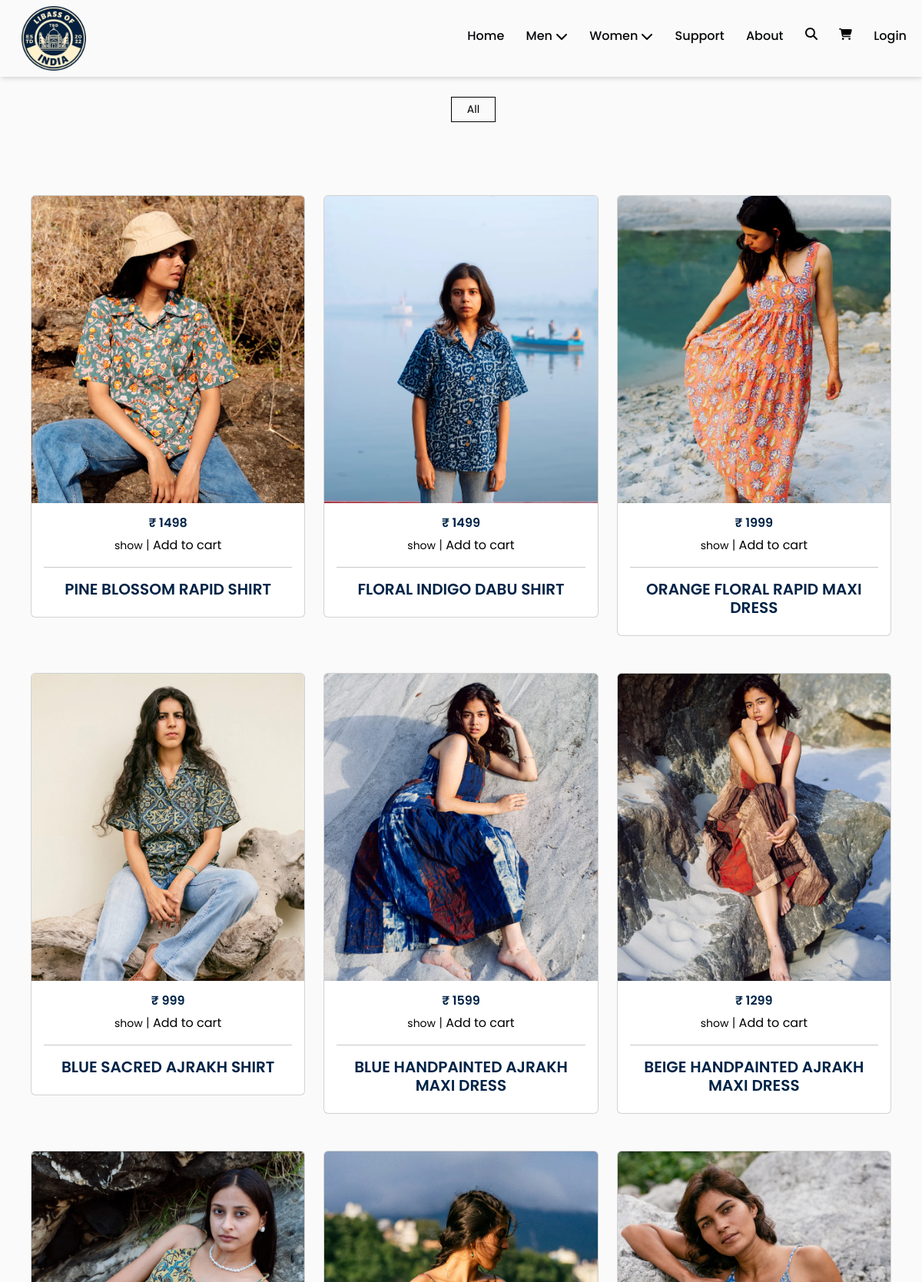
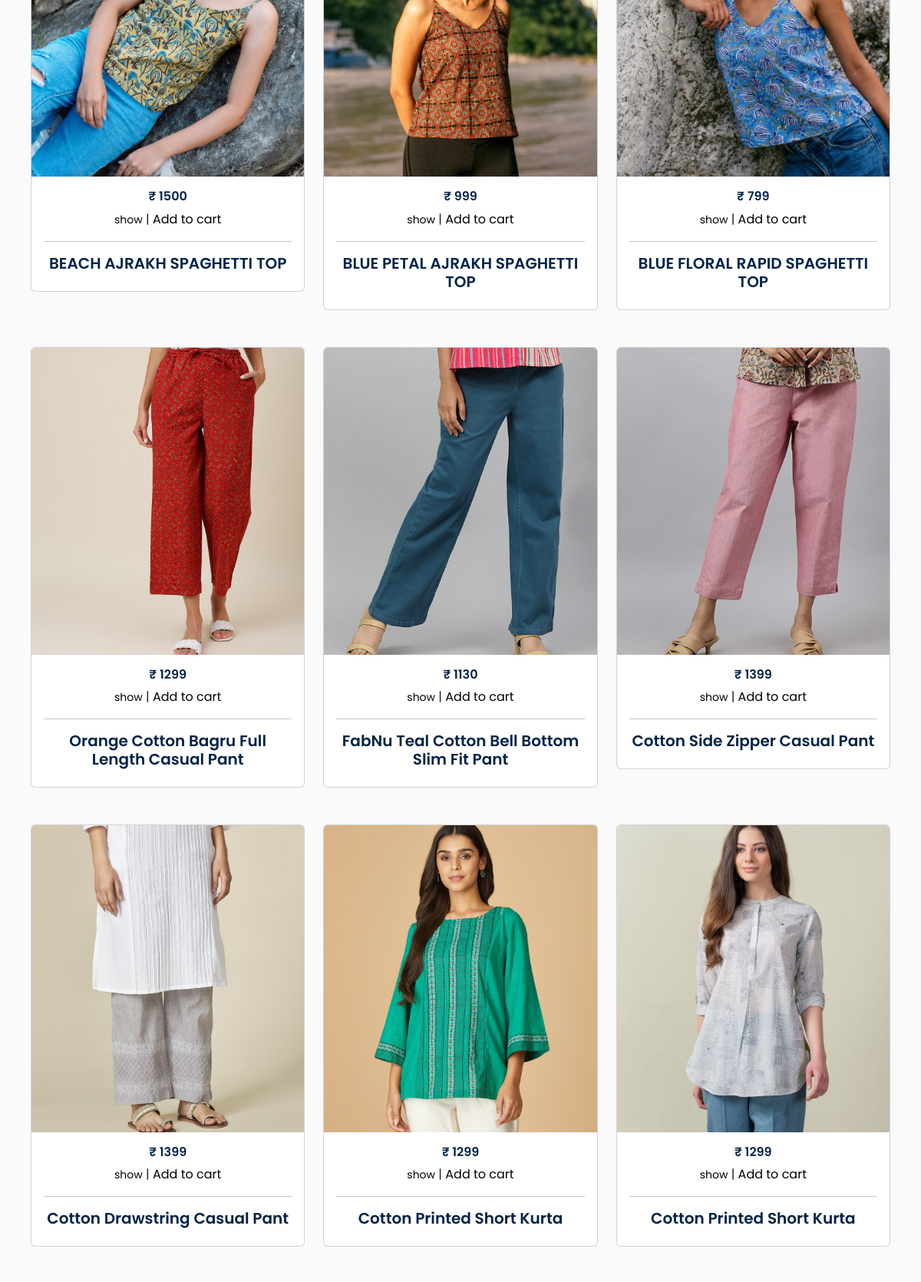
The app's page /product/ (upper part) with its own data (2 pictures, top to bottom).
### Mainpage/models.py (models this page shows)
class ProductData(models.Model):
    product_id = models.AutoField
    product_name = models.TextField(max_length=200,default="")
    product_desc = models.TextField(max_length=5000,default="")
    product_img = models.ImageField(upload_to="product_img/")
    product_gender = models.TextField(max_length=20,
                                      choices=(("Male","Male"),("Female","Female")),default="Male")
    product_category = models.TextField(max_length=100,default="")
    product_subcategory = models.TextField(max_length=100,default="")
    product_price = models.IntegerField(default=0)
    product_size = models.TextField(max_length=100,default="")

### Mainpage/views.py (the view)
# urls.py: path('product/',views.ProductPage,name="ProductPage"),
def ProductPage(request):
    product_data = ProductData.objects.all()
    return render(request,"Mainpage/product.html",{"product_data":product_data})

### Mainpage/templates/Mainpage/product.html (shortened to what this page needs)
{% extends 'Mainpage/basic.html' %}
{% load static %}
    {% block style %}
    <link rel="stylesheet" href="{% static 'css/product.css' %}">
    {% endblock %}
    {% block body %}
    <main>
        <div class="content">
            <ul>
                <a href="{{link}}">
                    <li><button>All</button></li>
                </a>
            </ul>
        </div>
        <div class="container">
            <div class="container" style="margin-top: 30px;">
                <div class="row">
                    {% for i in product_data %}
                    <div class="col-sm-4">
                        <div class="card mt-4 mb-4">
                            <div class="image-css">
                                <img src="/media/{{i.product_img}}" alt="Image" class="card-img-top">
                            </div>
                            <div class="card-body" style="text-align: center;">
                                <h6>₹ {{i.product_price}}</h6>
                                <form action="/cart/" method="post">{% csrf_token %}
                                    <a href="/product-detail/{{i.id}}/" class="my-link" style="color: black;">show</a> |
                                    <button type="submit">Add to cart</button>
                                </form>
                                <hr />
                                <h5>{{i.product_name}}</h5>
                            </div>
                        </div>
                    </div>
                    {% endfor %}
                </div>
            </div>
        </div>
    </main>
    {% endblock %}

### static/css/basic.css (style rules this page uses)
.container { height: 100px; }
:root { --color-white-100: hsl(206, 5%, 98%); --color-white-200: hsl(206, 5%, 90%); --color-white-300: hsl(206, 5%, 80%); --color-white-400: hsl(206, 5%, 65%); --color-white-500: hsl(206, 5%, 50%); --color-black-100: hsl(213, 23%, 8%); --color-black-200: hsl(214, 21%, 6%); --color-black-300: hsl(210, 21%, 6%); --color-black-400: hsl(216, 22%, 4%); --color-black-500: hsl(220, 18%, 3%); --color-pink-100: hsl(326, 85%, 90%); --color-pink-200: hsl(327, 87%, 80%); --color-pink-300: hsl(329, 86%, 70%); --color-pink-400: hsl(330, 81%, 60%); --color-pink-500: hsl(333, 71%, 50%); --shadow-small: 0 1px 3px 0 rgba(0, 0, 0, 0.1), 0 1px 2px 0 rgba(0, 0, 0, 0.06); --shadow-medium: 0 4px 6px -1px rgba(0, 0, 0, 0.1), 0 2px 4px -1px rgba(0, 0, 0, 0.06); --shadow-large: 0 10px 15px -3px rgba(0, 0, 0, 0.1), 0 4px 6px -2px rgba(0, 0, 0, 0.05); }
body { -ms-overflow-style: none; scrollbar-width: none; overflow: hidden; overflow-y: scroll; }
*, *::before, *::after { padding: 0; margin: 0; box-sizing: border-box; list-style: none; list-style-type: none; text-decoration: none; -webkit-font-smoothing: antialiased; -moz-osx-font-smoothing: grayscale; text-rendering: optimizeLegibility; }
html { font-size: 100%; box-sizing: inherit; scroll-behavior: smooth; height: -webkit-fill-available; }
body { font-family: "Segoe UI", Tahoma, Geneva, Verdana, sans-serif; font-size: 1rem; font-weight: 400; line-height: 1.5; height: -webkit-fill-available; color: var(--color-black-500); background-color: var(--color-white-100); }
a, button { cursor: pointer; border: none; outline: none; -webkit-user-select: none; -moz-user-select: none; -ms-user-select: none; user-select: none; background: none; box-shadow: none; }
img, video { display: block; max-width: 100%; height: auto; -o-object-fit: cover; object-fit: cover; }
.container { max-width: 75rem; height: auto; margin: 0 auto; padding: 0 1.25rem; }
:root { --white: #fff; --black: #000; --dark: #1e1e1e; --gray: rgba(1, 1, 1, 0.6); --lite: rgba(255, 255, 255, 0.6); --primary: #002347; --secondary: #fdc632; }
body { margin: 0; overflow-x: hidden !important; font-family: "Poppins", sans-serif; }
a { text-decoration: none !important; min-width: fit-content; width: fit-content; width: -webkit-fit-content; width: -moz-fit-content; }
a, button { transition: 0.5s; }
a, p { font-size: 14px; }
h1, h2, h3, h4, h5, h6 { color: var(--primary); font-weight: 600; }
a, button, input, textarea, select { outline: none !important; }

### static/css/product.css (style rules this page uses)
.container { height: 100px; }
main { margin-top: 100px; }
main .content { height: 100px; width: 100%; display: flex; justify-content: center; align-items: center; }
main .content ul { display: inline; }
main .content ul li { display: inline; }
main .content ul li button { padding-top: 5px; padding-bottom: 5px; padding-left: 20px; padding-right: 20px; border: 1px solid black; transition-duration: 2s; margin: 10px; }
main .container { height: auto; }
.image-css { height: 400px; }
.image-css img { height: 400px; }

### records on screen
ProductData: product_img (picture), product_price "1498", product_name "PINE BLOSSOM RAPID SHIRT"
ProductData: product_img (picture), product_price "1499", product_name "FLORAL INDIGO DABU SHIRT"
ProductData: product_img (picture), product_price "1999", product_name "ORANGE FLORAL RAPID MAXI DRESS"
ProductData: product_img (picture), product_price "999", product_name "BLUE SACRED AJRAKH SHIRT"
ProductData: product_img (picture), product_price "1599", product_name "BLUE HANDPAINTED AJRAKH MAXI DRESS"
ProductData: product_img (picture), product_price "1299", product_name "BEIGE HANDPAINTED AJRAKH MAXI DRESS"
ProductData: product_img (picture), product_price "1500", product_name "BEACH AJRAKH SPAGHETTI TOP"
ProductData: product_img (picture), product_price "999", product_name "BLUE PETAL AJRAKH SPAGHETTI TOP"
ProductData: product_img (picture), product_price "799", product_name "BLUE FLORAL RAPID SPAGHETTI TOP"
ProductData: product_img (picture), product_price "1299", product_name "Orange Cotton Bagru Full Length Casual Pant"
ProductData: product_img (picture), product_price "1130", product_name "FabNu Teal Cotton Bell Bottom Slim Fit Pant"
ProductData: product_img (picture), product_price "1399", product_name "Cotton Side Zipper Casual Pant"
ProductData: product_img (picture), product_price "1399", product_name "Cotton Drawstring Casual Pant"
ProductData: product_img (picture), product_price "1299", product_name "Cotton Printed Short Kurta"
ProductData: product_img (picture), product_price "1299", product_name "Cotton Printed Short Kurta"
